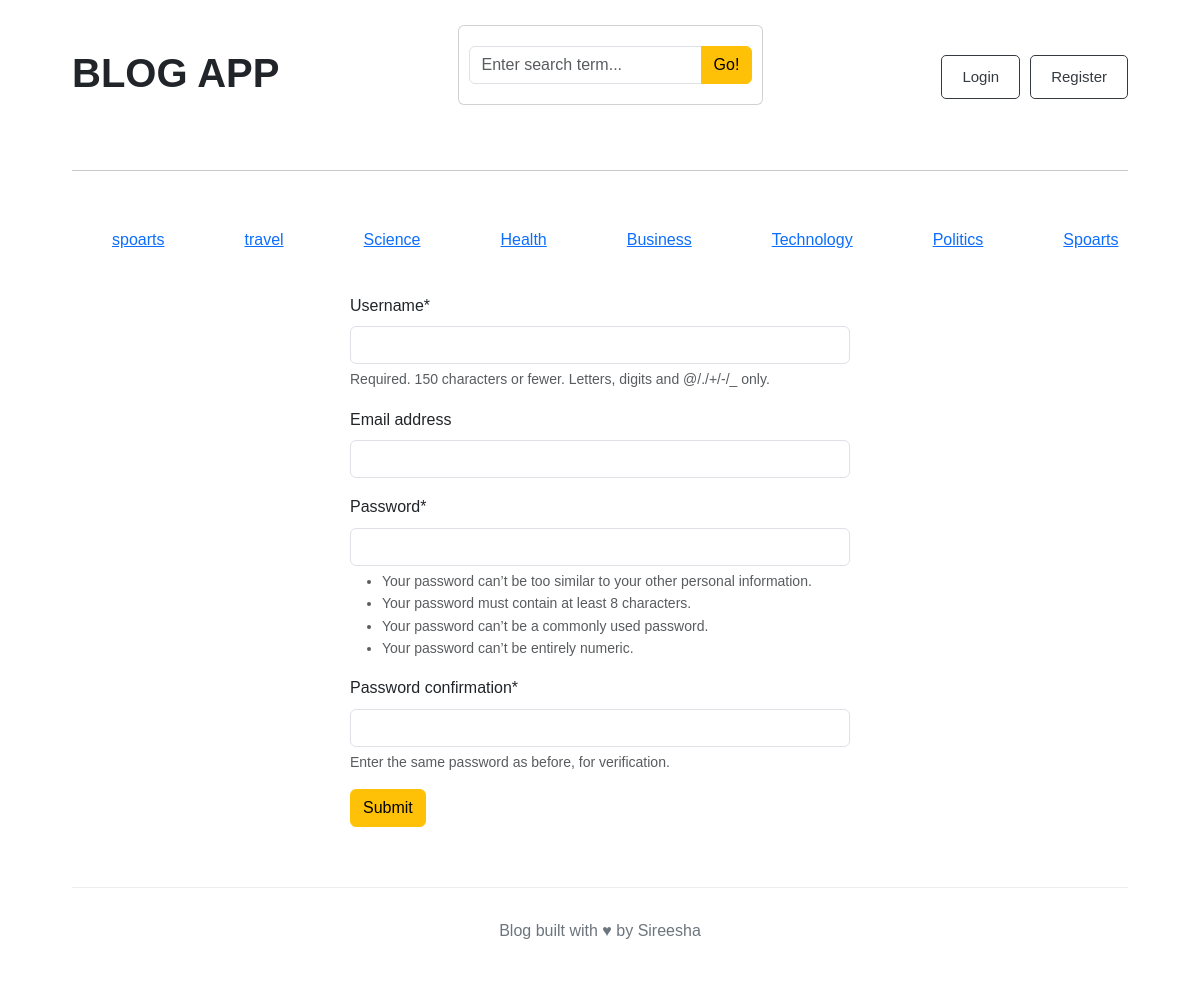
Screenshot of /register with the database file from the repository.
### blogs/models.py (models this page shows, shortened)
class category(models.Model):
    category_name = models.CharField(max_length = 40,unique = True)
    created_at = models.DateTimeField(auto_now_add=True)
    updated_at = models.DateTimeField(auto_now = True)
    class Meta:
        verbose_name_plural='categories'

### blogs/views.py (the view)
# urls.py: path('register',views.register,name='register'),
def register(req):
   if req.method == 'POST':
      formTemplate = RegistrationForm(req.POST)
      if formTemplate.is_valid():
         formTemplate.save()
         return redirect('register')
      else:
         print(formTemplate.errors)
   else:
      formTemplate = RegistrationForm()
   return render(req,'registration.html',{'form':formTemplate})

### blog_project/forms.py
class RegistrationForm(UserCreationForm):
    class Meta:
        model = User
        fields = ['username', 'email', 'password1', 'password2']

### blogs/context_processors.py (called while the page is built)
def get_categories(request):
    categories = category.objects.all()
    return dict(categories=categories)

def searching(request):
    keyword = request.GET.get('keyword')
    print(keyword)
    return dict(keyword = keyword)

### blogs/Templates/registration.html (shortened to what this page needs)
{% extends 'base.html' %}
{% load crispy_forms_tags %}
{% block content %}
<form action="{% url 'register' %}" method = 'POST' style=" width:500px;margin:auto">
     {{ form|crispy}}
     <button type="submit" class="btn btn-warning">Submit</button>
 </form>
{% endblock %}

### blogs/Templates/base.html (shortened to what this page needs)
{% load static %}
<!DOCTYPE html>
<html lang="en">
<head>
     <link href="https://cdn.jsdelivr.net/npm/bootstrap@5.3.8/dist/css/bootstrap.min.css"
          rel="stylesheet">
<link rel="stylesheet" href="{% static 'css/blog.css' %}">
</head>
<body>
<main class="container">
    <div class="nav">
       <h2>BLOG APP</h2>
            <div class="card mb-4">
                <div class="card-body">
                    <form method="GET" action="{% url 'search'%}">
                        <div class="input-group">
                            <input class="form-control" type="text" value="{{keyword|default:''}}" name="keyword" placeholder="Enter search term...">
                            <button class="btn btn-warning"type="submit">
                                Go!
                            </button>
                        </div>
                    </form>
                </div>
            </div>
            <div class="buttons">
        {% if not user.is_authenticated %}
        <a href="{% url 'login' %}">
            <button class="btn btn-warning">Login</button>
        </a>
        <a href="{% url 'register' %}">
            <button class="btn btn-warning">Register</button>
        </a>
        {% else %}
        <span>logined as {{user}}</span>
        <a href="{% url 'logout'%}">
            <button class="btn btn-warning">Logout</button>
        </a>
        {% endif %}
        </div>
</div>
<hr>
<div class="topics">
            {% for topic in  categories %}
               <a href="{% url 'category_pages' topic.id%}" style="margin:40px">{{topic.category_name}}</a>
            {% endfor %}
</div>
 {% block content %}
 {% endblock %}
<footer>
    <p>
        Blog built with ♥ by Sireesha
    </p>
</footer>
</body>
</html>

### blogs/static/css/blog.css (style rules this page uses)
* { box-sizing: border-box; margin: 0; padding: 0; }
body { font-family: Arial, Helvetica, sans-serif; background-color: #ffffff; color: #212529; line-height: 1.6; }
.nav { display: flex; align-items: center; justify-content: space-between; padding: 25px 0; }
.nav h2 { font-size: 40px; font-weight: bold; }
.buttons { display: flex; gap: 10px; }
.buttons button { padding: 10px 20px; border: 1px solid #343a40; border-radius: 5px; background-color: white; color: #343a40; font-size: 15px; cursor: pointer; }
.topics { display:flex }
.container { width: 90%; max-width: 1140px; margin: 0 auto; }
.card-body { padding: 20px 10px; }
footer { margin-top: 60px; padding: 30px; border-top: 1px solid #eeeeee; text-align: center; color: #6c757d; }
* { box-sizing: border-box; }

### rows the page displays
category: category_name "spoarts"
category: category_name "travel"
category: category_name "Science"
category: category_name "Health"
category: category_name "Business"
category: category_name "Technology"
category: category_name "Politics"
category: category_name "Spoarts"
